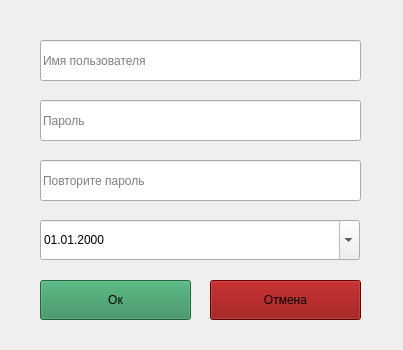
<?xml version="1.0" encoding="UTF-8"?>
<ui version="4.0">
 <class>MainWindow</class>
 <widget class="QMainWindow" name="MainWindow">
  <property name="geometry">
   <rect>
    <x>0</x>
    <y>0</y>
    <width>403</width>
    <height>350</height>
   </rect>
  </property>
  <property name="sizePolicy">
   <sizepolicy hsizetype="Fixed" vsizetype="Fixed">
    <horstretch>0</horstretch>
    <verstretch>0</verstretch>
   </sizepolicy>
  </property>
  <property name="windowTitle">
   <string/>
  </property>
  <property name="styleSheet">
   <string notr="true"/>
  </property>
  <widget class="QWidget" name="centralwidget">
   <widget class="QPushButton" name="ok_but">
    <property name="geometry">
     <rect>
      <x>40</x>
      <y>280</y>
      <width>151</width>
      <height>40</height>
     </rect>
    </property>
    <property name="styleSheet">
     <string notr="true">background-color: seagreen</string>
    </property>
    <property name="text">
     <string>Ок</string>
    </property>
   </widget>
   <widget class="QPushButton" name="cancel_but">
    <property name="geometry">
     <rect>
      <x>210</x>
      <y>280</y>
      <width>151</width>
      <height>40</height>
     </rect>
    </property>
    <property name="styleSheet">
     <string notr="true">background-color: darkred</string>
    </property>
    <property name="text">
     <string>Отмена</string>
    </property>
   </widget>
   <widget class="QLineEdit" name="user_name_field">
    <property name="geometry">
     <rect>
      <x>40</x>
      <y>40</y>
      <width>321</width>
      <height>41</height>
     </rect>
    </property>
    <property name="inputMask">
     <string/>
    </property>
    <property name="text">
     <string/>
    </property>
    <property name="maxLength">
     <number>32767</number>
    </property>
    <property name="frame">
     <bool>true</bool>
    </property>
    <property name="placeholderText">
     <string>Имя пользователя</string>
    </property>
   </widget>
   <widget class="QLineEdit" name="confirm_pass_field">
    <property name="geometry">
     <rect>
      <x>40</x>
      <y>160</y>
      <width>321</width>
      <height>41</height>
     </rect>
    </property>
    <property name="inputMask">
     <string/>
    </property>
    <property name="text">
     <string/>
    </property>
    <property name="maxLength">
     <number>32767</number>
    </property>
    <property name="frame">
     <bool>true</bool>
    </property>
    <property name="placeholderText">
     <string>Повторите пароль</string>
    </property>
   </widget>
   <widget class="QLineEdit" name="password_field">
    <property name="geometry">
     <rect>
      <x>40</x>
      <y>100</y>
      <width>321</width>
      <height>41</height>
     </rect>
    </property>
    <property name="inputMask">
     <string/>
    </property>
    <property name="text">
     <string/>
    </property>
    <property name="maxLength">
     <number>32767</number>
    </property>
    <property name="frame">
     <bool>true</bool>
    </property>
    <property name="placeholderText">
     <string>Пароль</string>
    </property>
   </widget>
   <widget class="QDateEdit" name="date_field">
    <property name="geometry">
     <rect>
      <x>40</x>
      <y>220</y>
      <width>320</width>
      <height>40</height>
     </rect>
    </property>
    <property name="wrapping">
     <bool>false</bool>
    </property>
    <property name="buttonSymbols">
     <enum>QAbstractSpinBox::UpDownArrows</enum>
    </property>
    <property name="specialValueText">
     <string/>
    </property>
    <property name="currentSection">
     <enum>QDateTimeEdit::DaySection</enum>
    </property>
    <property name="displayFormat">
     <string>dd.MM.yyyy</string>
    </property>
    <property name="calendarPopup">
     <bool>true</bool>
    </property>
   </widget>
  </widget>
 </widget>
 <resources/>
 <connections/>
</ui>
